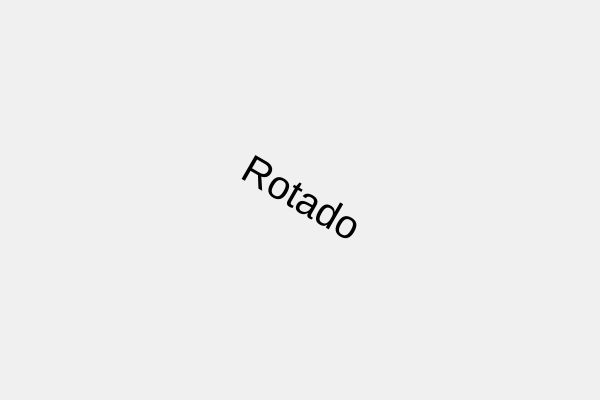
Frame 1 (no input)
Frame 60 (no input): identical to frame 1, image omitted
Frame 120 (the mouse pressed at the canvas centre since frame 60): identical to frame 1, image omitted

The p5.js sketch that drew this single still picture (run headless with seeded random() and noise() and a simulated clock; from frame 60 on, the mouse is pressed at the canvas centre):

// p5.js sketch
// ── sketch.js
function setup() { 
  createCanvas(600, 400); 
} 

function draw(){ 
  background(240); 
  translate(width/2, height/2); 
  rotate(PI/6); 
  textAlign(CENTER,CENTER); 
  textSize(40); 
  text("Rotado", 0, 0); 

}
